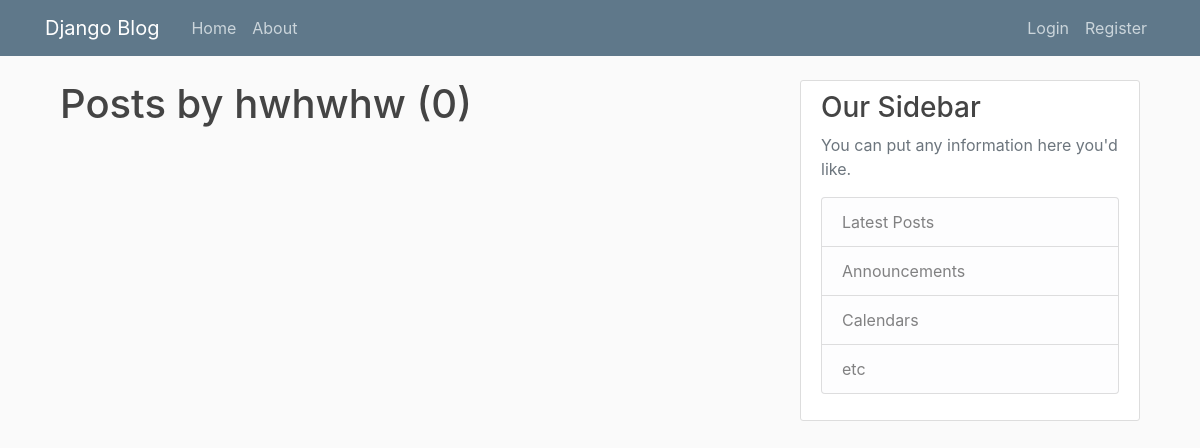
The app's page /blog/user/hwhwhw, older data.
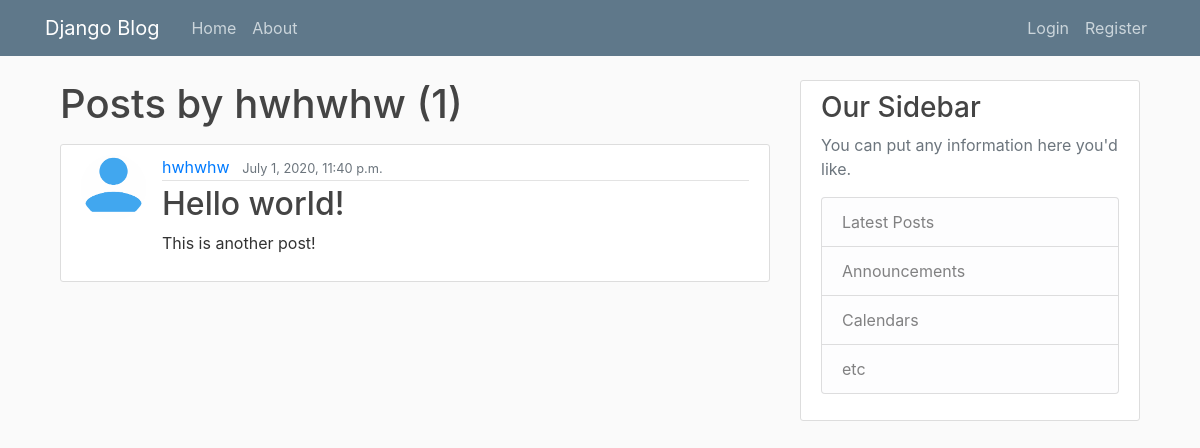
The same page, newer data.
### blog/models.py (models this page shows, shortened)
class Post(models.Model):
    title = models.CharField(max_length=100)
    content = models.TextField()
    date_posted = models.DateTimeField(default=timezone.now())
    author = models.ForeignKey(User, on_delete=models.CASCADE)

### Users/models.py (models this page shows, shortened)
class Profile(models.Model):
    user = models.OneToOneField(User, on_delete=models.CASCADE)
    image = models.ImageField(default='default.jpg', upload_to='profile_pics')

### blog/views.py (the view)
# urls.py: path('user/<str:username>', UserPostListView.as_view(), name = 'user-posts'),
class UserPostListView(ListView):
    model = Post
    template_name = 'blog/user_posts.html'
    context_object_name = 'posts'
    paginate_by = 3
    def get_queryset(self):
        user = get_object_or_404(User, username=self.kwargs.get('username'))
        return Post.objects.filter(author=user).order_by('-date_posted')

### blog/templates/blog/user_posts.html (shortened to what this page needs)
{% extends "blog/base.html" %}
{% block content %}
    <h1 class="mb-3">Posts by {{ view.kwargs.username }} ({{ page_obj.paginator.count }})</h1>
    {% for post in posts %}
        <article class="media content-section">
            <img class = "rounded-circle article-img" src="{{ post.author.profile.image.url }}">
            <div class="media-body">
                <div class="article-metadata">
                    <a class="mr-2" href="{% url 'user-posts' post.author.username %}">{{ post.author }}</a>
                    <small class="text-muted">{{ post.date_posted }}</small>
                </div>
                <h2><a class="article-title" href="{% url 'post-detail' post.id %}">{{ post.title }}</a></h2>
                <p class="article-content">{{ post.content }}</p>
            </div>
        </article>
    {% endfor %}
{% endblock content %}

Row changes from the older to the newer data that the page shows:
added Post: author.profile.image (placeholder picture), author "hwhwhw", date_posted "July 1, 2020, 11:40 p.m.", title "Hello world!", content "This is another post!"
Text that changed along with them:
{{ page_obj.paginator.count }}: "0" → "1"
